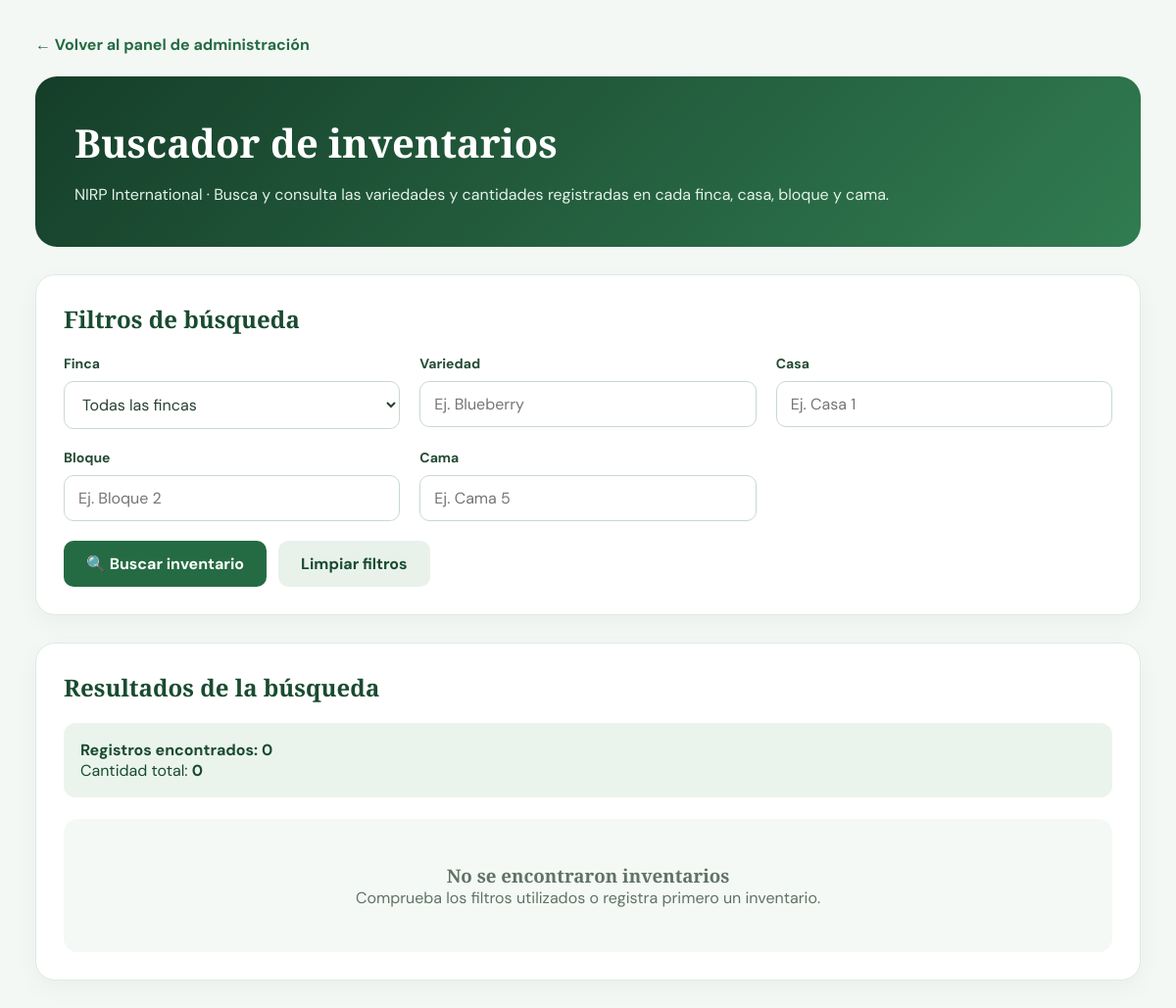
Page /admin/buscar-inventario (signed in) on the earlier database version.
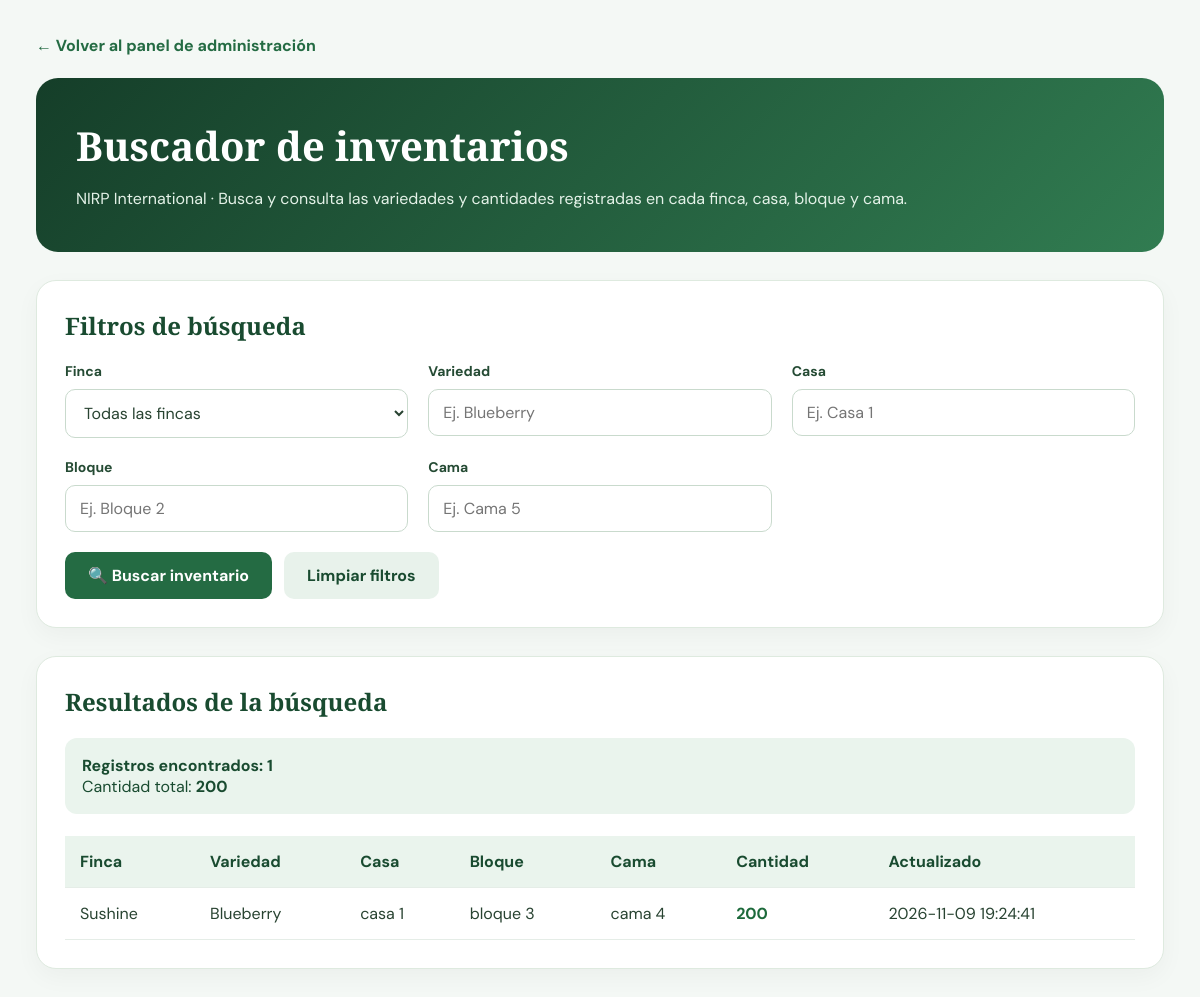
Same page on the later database version.
### tables this page shows
CREATE TABLE "inventarios" (
                id INTEGER PRIMARY KEY AUTOINCREMENT,
                finca_id INTEGER NOT NULL,
                variedad_id INTEGER NOT NULL,
                casa TEXT NOT NULL DEFAULT '',
                bloque TEXT NOT NULL DEFAULT '',
                cama TEXT NOT NULL DEFAULT '',
                cantidad INTEGER NOT NULL DEFAULT 0
                    CHECK(cantidad >= 0),
                observaciones TEXT NOT NULL DEFAULT '',
                actualizado_en TEXT NOT NULL
                    DEFAULT CURRENT_TIMESTAMP, fecha_siembra TEXT, propagador TEXT, numero_camas INTEGER, densidad_cama REAL, fecha_primera_cosecha TEXT,

                UNIQUE(
                    finca_id,
                    variedad_id,
                    casa,
                    bloque,
                    cama
                ),

                FOREIGN KEY (finca_id)
                    REFERENCES fincas(id)
                    ON DELETE RESTRICT,

                FOREIGN KEY (variedad_id)
                    REFERENCES variedades(id)
                    ON DELETE RESTRICT
            );

CREATE TABLE fincas (
                id INTEGER PRIMARY KEY AUTOINCREMENT,
                nombre TEXT NOT NULL,
                empresa TEXT,
                departamento TEXT NOT NULL,
                municipio TEXT NOT NULL,
                vereda TEXT,
                direccion TEXT,
                telefono TEXT,
                ubicacion_cultivo TEXT,
                variedades_otras_casas TEXT,
                latitud REAL,
                longitud REAL,
                observaciones TEXT,
                fecha_registro TEXT DEFAULT CURRENT_TIMESTAMP
            );

CREATE TABLE variedades (
                id INTEGER PRIMARY KEY AUTOINCREMENT,
                nombre TEXT NOT NULL,
                denominacion TEXT,
                codigo_vbn TEXT,
                color TEXT NOT NULL,
                tipo TEXT,
                petalos INTEGER,
                tallo TEXT,
                vida_florero TEXT,
                imagen TEXT
            );

### app.py (the view, shortened to what this page needs)
@app.route("/admin/buscar-inventario", methods=["GET"])
@administrador_requerido
def buscar_inventario_admin():
    finca_id = request.args.get("finca_id", "").strip()
    variedad = request.args.get("variedad", "").strip()
    casa = request.args.get("casa", "").strip()
    bloque = request.args.get("bloque", "").strip()
    cama = request.args.get("cama", "").strip()
    if any(
        len(valor) > 100
        for valor in (variedad, casa, bloque, cama)
    ):
        abort(400, description="Filtro demasiado largo.")
    inventarios = buscar_inventarios(
        finca_id=finca_id or None,
        variedad=variedad,
        casa=casa,
        bloque=bloque,
        cama=cama
    )
    return render_template(
        "buscar_inventario.html",
        inventarios=inventarios,
        fincas=obtener_fincas(),
        filtros={
            "finca_id": str(finca_id) if finca_id else "",
            "variedad": variedad,
            "casa": casa,
            "bloque": bloque,
            "cama": cama
        }
    )

### app.py (called while the page is built)
@app.context_processor
def funciones_plantilla():
    return {
        "csrf_token": csrf_token
    }

def administrador_requerido(funcion):
    @wraps(funcion)
    def protegida(*args, **kwargs):
        usuario_id = session.get("usuario_id")
        if not usuario_id:
            flash(
                "Primero debes iniciar sesión.",
                "warning"
            )
            return redirect(url_for("login"))
        usuario = obtener_usuario_id(usuario_id)
        if not usuario:
            session.clear()
            return redirect(url_for("login"))
        if usuario["rol"] != "admin":
            abort(403)
        return funcion(*args, **kwargs)
    return protegida

### database.py (called while the page is built)
def conectar():
    conexion = sqlite3.connect(DATABASE)
    conexion.row_factory = sqlite3.Row
    conexion.execute("PRAGMA foreign_keys = ON")
    return conexion

def obtener_usuario_id(usuario_id):
    with conectar() as conexion:
        fila = conexion.execute("""
            SELECT * FROM usuarios
            WHERE id = ?
        """, (usuario_id,)).fetchone()
        return dict(fila) if fila else None

### templates/buscar_inventario.html (shortened to what the changed rows need)
<!DOCTYPE html>
<html lang="es">
<head>
    <link rel="stylesheet"
          href="{{ url_for('static', filename='styles.css') }}">
</head>
<body class="buscar-pagina">
<main class="buscar-contenedor">
    <header class="buscar-encabezado">
        <h1>Buscador de inventarios</h1>
    </header>
    <section class="buscar-seccion">
        <h2>Filtros de búsqueda</h2>
    </section>
    <section class="buscar-seccion">
        <h2>Resultados de la búsqueda</h2>
        {% set total = inventarios
            | sum(attribute='cantidad') %}
        <div class="buscar-resumen">
            <strong>
                Registros encontrados:
                {{ inventarios|length }}
            </strong>
            <p>
                Cantidad total:
                <strong>{{ total }}</strong>
            </p>
        </div>
        {% if inventarios %}
        <div class="buscar-tabla-contenedor">
            <table class="buscar-tabla">
                <thead>
                    <tr>
                        <th>Finca</th>
                        <th>Variedad</th>
                        <th>Casa</th>
                        <th>Bloque</th>
                        <th>Cama</th>
                        <th>Cantidad</th>
                        <th>Actualizado</th>
                    </tr>
                </thead>
                <tbody>
                    {% for item in inventarios %}
                    <tr>
                        <td>{{ item.finca_nombre }}</td>
                        <td>{{ item.variedad_nombre }}</td>
                        <td>{{ item.casa }}</td>
                        <td>{{ item.bloque }}</td>
                        <td>{{ item.cama }}</td>
                        <td class="buscar-cantidad">
                            {{ item.cantidad }}
                        </td>
                        <td>
                            {{ item.actualizado_en }}
                        </td>
                    </tr>
                    {% endfor %}
                </tbody>
            </table>
        </div>
        {% else %}
        <div class="buscar-vacio">
            <h3>No se encontraron inventarios</h3>
            <p>
                Comprueba los filtros utilizados
                o registra primero un inventario.
            </p>
        </div>
        {% endif %}
    </section>
</main>
</body>
</html>

Differences in the rows shown:
added inventarios: finca_nombre "Sushine", variedad_nombre "Blueberry", casa "casa 1", bloque "bloque 3", cama "cama 4", cantidad "200", actualizado_en "2026-11-09 19:24:41"
Other differences:
{{ inventarios|length }}: "0" → "1"
{{ total }}: "0" → "200"
text no longer shown: "No se encontraron inventarios Comprueba los filtros utilizados o registra primero un inventario."
text now shown: "Finca Variedad Casa Bloque Cama Cantidad Actualizado"
